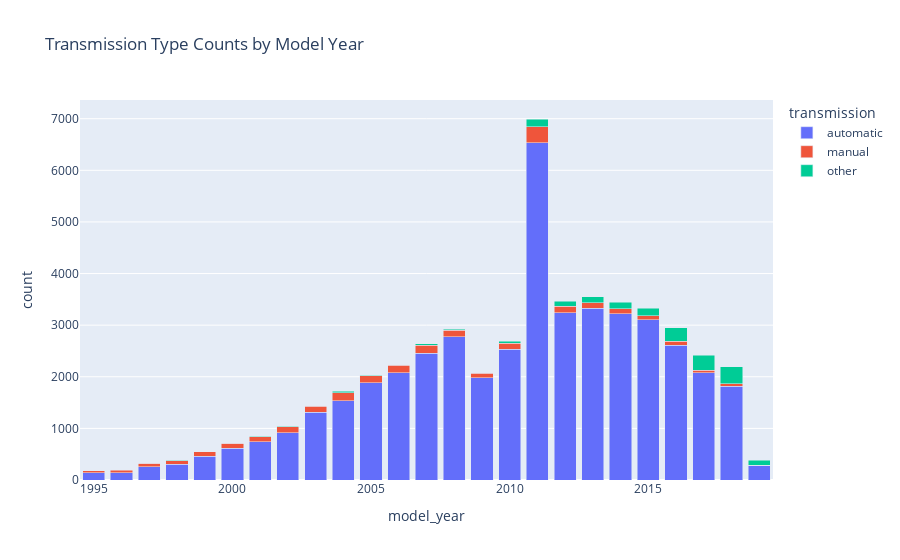

The notebook cell this image was saved under:
### Code cell
fig = px.bar(df_transmission,
             x='model_year',
             y='count',
             color='transmission',
             title='Transmission Type Counts by Model Year',
             barmode='stack')
fig.show()

### Figure 1 — Plotly figure (JSON) as saved in the notebook; plotly's stock layout.template omitted (floating-point values rounded to 4 significant figures)
{"data": [{"hovertemplate": "transmission=automatic<br>model_year=%{x}<br>count=%{y}<extra></extra>", "legendgroup": "automatic", "marker": {"color": "#636efa", "pattern": {"shape": ""}}, "name": "automatic", "orientation": "v", "showlegend": true, "textposition": "auto", "type": "bar", "x": [1995.0, 1996.0, 1997.0, 1998.0, 1999.0, 2000.0, 2001.0, 2002.0, 2003.0, 2004.0, 2005.0, 2006.0, 2007.0, 2008.0, 2009.0, 2010.0, 2011.0, 2012.0, 2013.0, 2014.0, 2015.0, 2016.0, 2017.0, 2018.0, 2019.0], "xaxis": "x", "y": [138, 143, 256, 308, 457, 611, 739, 915, 1317, 1538, 1885, 2078, 2454, 2776, 1977, 2529, 6533, 3241, 3332, 3220, 3105, 2610, 2076, 1818, 285], "yaxis": "y"}, {"hovertemplate": "transmission=manual<br>model_year=%{x}<br>count=%{y}<extra></extra>", "legendgroup": "manual", "marker": {"color": "#EF553B", "pattern": {"shape": ""}}, "name": "manual", "orientation": "v", "showlegend": true, "textposition": "auto", "type": "bar", "x": [1995.0, 1996.0, 1997.0, 1998.0, 1999.0, 2000.0, 2001.0, 2002.0, 2003.0, 2004.0, 2005.0, 2006.0, 2007.0, 2008.0, 2009.0, 2010.0, 2011.0, 2012.0, 2013.0, 2014.0, 2015.0, 2016.0, 2017.0, 2018.0, 2019.0], "xaxis": "x", "y": [46, 46, 70, 61, 87, 97, 101, 116, 115, 149, 133, 148, 158, 125, 92, 124, 311, 130, 106, 101, 75, 81, 47, 49, 5], "yaxis": "y"}, {"hovertemplate": "transmission=other<br>model_year=%{x}<br>count=%{y}<extra></extra>", "legendgroup": "other", "marker": {"color": "#00cc96", "pattern": {"shape": ""}}, "name": "other", "orientation": "v", "showlegend": true, "textposition": "auto", "type": "bar", "x": [1997.0, 1998.0, 1999.0, 2000.0, 2001.0, 2002.0, 2003.0, 2004.0, 2005.0, 2006.0, 2007.0, 2008.0, 2009.0, 2010.0, 2011.0, 2012.0, 2013.0, 2014.0, 2015.0, 2016.0, 2017.0, 2018.0, 2019.0], "xaxis": "x", "y": [1, 9, 2, 1, 5, 6, 5, 35, 7, 8, 31, 23, 10, 38, 150, 97, 111, 127, 143, 263, 296, 326, 90], "yaxis": "y"}], "layout": {"barmode": "stack", "legend": {"title": {"text": "transmission"}, "tracegroupgap": 0}, "title": {"text": "Transmission Type Counts by Model Year"}, "xaxis": {"anchor": "y", "domain": [0, 1], "title": {"text": "model_year"}}, "yaxis": {"anchor": "x", "domain": [0, 1], "title": {"text": "count"}}}}
